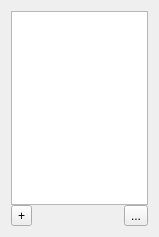
<?xml version="1.0" encoding="UTF-8"?>
<ui version="4.0">
 <class>WdgCommentMenu</class>
 <widget class="QWidget" name="WdgCommentMenu">
  <property name="geometry">
   <rect>
    <x>0</x>
    <y>0</y>
    <width>159</width>
    <height>237</height>
   </rect>
  </property>
  <property name="sizePolicy">
   <sizepolicy hsizetype="Minimum" vsizetype="Minimum">
    <horstretch>0</horstretch>
    <verstretch>0</verstretch>
   </sizepolicy>
  </property>
  <property name="minimumSize">
   <size>
    <width>0</width>
    <height>0</height>
   </size>
  </property>
  <property name="windowTitle">
   <string/>
  </property>
  <layout class="QGridLayout" name="gridLayout">
   <property name="sizeConstraint">
    <enum>QLayout::SetMinimumSize</enum>
   </property>
   <property name="spacing">
    <number>0</number>
   </property>
   <item row="0" column="0">
    <layout class="QVBoxLayout" name="verticalLayout" stretch="1,0">
     <property name="spacing">
      <number>0</number>
     </property>
     <property name="sizeConstraint">
      <enum>QLayout::SetNoConstraint</enum>
     </property>
     <item>
      <layout class="QHBoxLayout" name="horizontalLayout_2" stretch="0">
       <property name="spacing">
        <number>0</number>
       </property>
       <property name="sizeConstraint">
        <enum>QLayout::SetNoConstraint</enum>
       </property>
       <item>
        <widget class="QListView" name="fieldListView">
         <property name="sizePolicy">
          <sizepolicy hsizetype="Minimum" vsizetype="Minimum">
           <horstretch>0</horstretch>
           <verstretch>0</verstretch>
          </sizepolicy>
         </property>
         <property name="maximumSize">
          <size>
           <width>158</width>
           <height>10000</height>
          </size>
         </property>
         <property name="horizontalScrollBarPolicy">
          <enum>Qt::ScrollBarAsNeeded</enum>
         </property>
         <property name="sizeAdjustPolicy">
          <enum>QAbstractScrollArea::AdjustToContents</enum>
         </property>
         <property name="dragDropMode">
          <enum>QAbstractItemView::InternalMove</enum>
         </property>
         <property name="defaultDropAction">
          <enum>Qt::MoveAction</enum>
         </property>
        </widget>
       </item>
      </layout>
     </item>
     <item>
      <layout class="QHBoxLayout" name="horizontalLayout" stretch="0,0,0">
       <property name="spacing">
        <number>1</number>
       </property>
       <property name="sizeConstraint">
        <enum>QLayout::SetNoConstraint</enum>
       </property>
       <item>
        <widget class="QToolButton" name="btnAddField">
         <property name="text">
          <string>+</string>
         </property>
         <property name="iconSize">
          <size>
           <width>22</width>
           <height>22</height>
          </size>
         </property>
        </widget>
       </item>
       <item>
        <spacer name="horizontalSpacer">
         <property name="orientation">
          <enum>Qt::Horizontal</enum>
         </property>
         <property name="sizeHint" stdset="0">
          <size>
           <width>40</width>
           <height>20</height>
          </size>
         </property>
        </spacer>
       </item>
       <item>
        <widget class="QToolButton" name="btnDeleteField">
         <property name="text">
          <string>...</string>
         </property>
        </widget>
       </item>
      </layout>
     </item>
    </layout>
   </item>
  </layout>
 </widget>
 <resources/>
 <connections/>
</ui>
